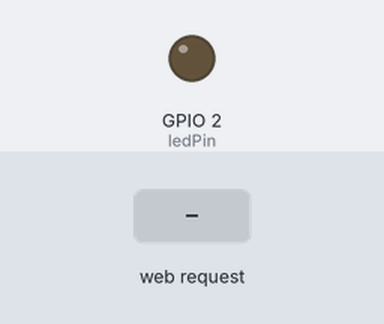
A sketch run on a simulated ESP32. Parts: output pins drawn as LEDs (lit = HIGH). The test bench sets the inputs (shaded band). WiFi joins after 1.5 s; servers stay silent unless stated; what the sketch prints to the serial monitor is not drawn.

Above: at 3.5 s.
3.6 s: HTTP request GET /led=on received
At 3.9 s:
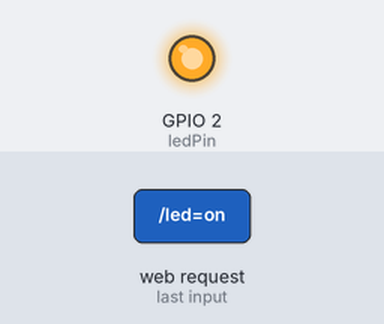
5.1 s: HTTP request GET /led=off received
At 6.2 s:
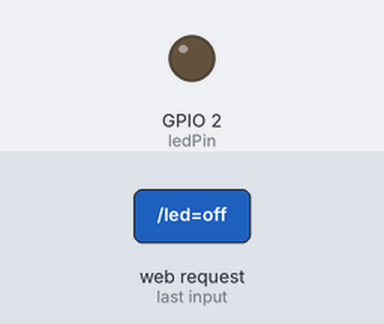
Timing chart, 0 to 8.1 s (numbered marks = the images above; inputs shaded):
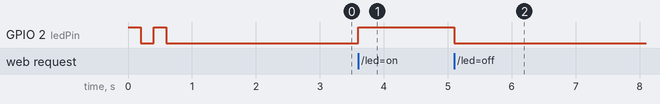

Measured:
- after the input at 3.6 s, GPIO 2 (ledPin): LOW → HIGH at once
- after the input at 5.1 s, GPIO 2 (ledPin): HIGH → LOW at once

The sketch:

sketch_jul27b.ino
```cpp
#include <WiFi.h>

const char* ssid = "Vodafone-AA4C";
const char* password = "eAPYXghAtc3mE6Hp";

WiFiServer server(80);
const int ledPin = 2;

bool ledState = false;

void setup() {
  Serial.begin(115200);
  pinMode(ledPin, OUTPUT);

  // Kurzes Blinken beim Start (2x 200ms)
  for (int i = 0; i < 2; i++) {
    digitalWrite(ledPin, HIGH);
    delay(200);
    digitalWrite(ledPin, LOW);
    delay(200);
  }

  Serial.println("Starte WLAN-Verbindung...");
  WiFi.begin(ssid, password);

  while (WiFi.status() != WL_CONNECTED) {
    delay(500);
    Serial.print(".");
  }

  Serial.println();
  Serial.print("Verbunden mit: ");
  Serial.println(ssid);
  Serial.print("IP-Adresse: ");
  Serial.println(WiFi.localIP());

  server.begin();
  Serial.println("Server gestartet");
}

void loop() {
  WiFiClient client = server.available();
  if (client) {
    Serial.println("Neuer Client verbunden");
    String request = client.readStringUntil('\r');
    Serial.println(request);
    client.flush();

    // Suche nach "/led=on" oder "/led=off" im Request
    if (request.indexOf("/led=on") != -1) {
      ledState = true;
      digitalWrite(ledPin, HIGH);
    } else if (request.indexOf("/led=off") != -1) {
      ledState = false;
      digitalWrite(ledPin, LOW);
    }

    // Antwort an Browser
    client.println("HTTP/1.1 200 OK");
    client.println("Content-type:text/html");
    client.println();
    client.print("<h1>Hallo vom ESP32!</h1>");
    client.print("<p>LED ist ");
    client.print(ledState ? "AN" : "AUS");
    client.println("</p>");
    client.print("<p>Steuere die LED via URL:</p>");
    client.print("<p>/led=on  --> LED einschalten</p>");
    client.print("<p>/led=off --> LED ausschalten</p>");
    client.println();
    client.stop();
    Serial.println("Client getrennt");
  }
}
```
